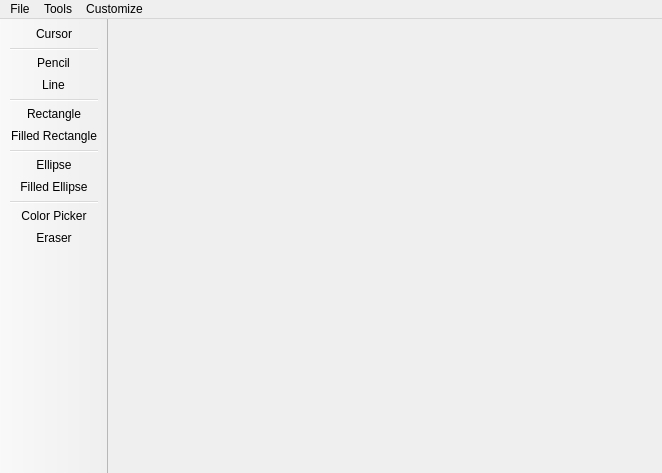
<?xml version="1.0" encoding="UTF-8"?>
<ui version="4.0">
 <class>MainWindow</class>
 <widget class="QMainWindow" name="MainWindow">
  <property name="geometry">
   <rect>
    <x>0</x>
    <y>0</y>
    <width>662</width>
    <height>473</height>
   </rect>
  </property>
  <property name="windowTitle">
   <string>MainWindow</string>
  </property>
  <widget class="QWidget" name="centralWidget">
   <layout class="QVBoxLayout" name="verticalLayout"/>
  </widget>
  <widget class="QMenuBar" name="menuBar">
   <property name="geometry">
    <rect>
     <x>0</x>
     <y>0</y>
     <width>662</width>
     <height>23</height>
    </rect>
   </property>
   <widget class="QMenu" name="menuFile">
    <property name="title">
     <string>File</string>
    </property>
    <addaction name="actionNew"/>
    <addaction name="actionOpen"/>
    <addaction name="separator"/>
    <addaction name="actionSave"/>
    <addaction name="actionSave_As"/>
   </widget>
   <widget class="QMenu" name="menuTools">
    <property name="title">
     <string>Tools</string>
    </property>
    <addaction name="actionCursor"/>
    <addaction name="separator"/>
    <addaction name="actionPencil"/>
    <addaction name="actionLine"/>
    <addaction name="separator"/>
    <addaction name="actionRectangle"/>
    <addaction name="actionFilled_Rectangle"/>
    <addaction name="separator"/>
    <addaction name="actionEllipse"/>
    <addaction name="actionFilled_Ellipse"/>
   </widget>
   <widget class="QMenu" name="menuCustomize">
    <property name="title">
     <string>Customize</string>
    </property>
    <addaction name="actionColor_Picker"/>
    <addaction name="actionEraser"/>
   </widget>
   <addaction name="menuFile"/>
   <addaction name="menuTools"/>
   <addaction name="menuCustomize"/>
  </widget>
  <widget class="QToolBar" name="mainToolBar">
   <property name="movable">
    <bool>false</bool>
   </property>
   <property name="iconSize">
    <size>
     <width>32</width>
     <height>32</height>
    </size>
   </property>
   <attribute name="toolBarArea">
    <enum>LeftToolBarArea</enum>
   </attribute>
   <attribute name="toolBarBreak">
    <bool>false</bool>
   </attribute>
   <addaction name="actionCursor"/>
   <addaction name="separator"/>
   <addaction name="actionPencil"/>
   <addaction name="actionLine"/>
   <addaction name="separator"/>
   <addaction name="actionRectangle"/>
   <addaction name="actionFilled_Rectangle"/>
   <addaction name="separator"/>
   <addaction name="actionEllipse"/>
   <addaction name="actionFilled_Ellipse"/>
   <addaction name="separator"/>
   <addaction name="actionColor_Picker"/>
   <addaction name="actionEraser"/>
  </widget>
  <action name="actionOpen">
   <property name="icon">
    <iconset resource="icons/icons.qrc">
     <normaloff>:/icons/Add File-48.png</normaloff>:/icons/Add File-48.png</iconset>
   </property>
   <property name="text">
    <string>Open</string>
   </property>
  </action>
  <action name="actionNew">
   <property name="icon">
    <iconset resource="icons/icons.qrc">
     <normaloff>:/icons/Create New-48.png</normaloff>:/icons/Create New-48.png</iconset>
   </property>
   <property name="text">
    <string>New</string>
   </property>
  </action>
  <action name="actionSave">
   <property name="icon">
    <iconset resource="icons/icons.qrc">
     <normaloff>:/icons/Save-48.png</normaloff>:/icons/Save-48.png</iconset>
   </property>
   <property name="text">
    <string>Save</string>
   </property>
  </action>
  <action name="actionSave_As">
   <property name="icon">
    <iconset resource="icons/icons.qrc">
     <normaloff>:/icons/Save as-48.png</normaloff>:/icons/Save as-48.png</iconset>
   </property>
   <property name="text">
    <string>Save As</string>
   </property>
  </action>
  <action name="actionPencil">
   <property name="icon">
    <iconset resource="icons/icons.qrc">
     <normaloff>:/icons/Pencil-48.png</normaloff>:/icons/Pencil-48.png</iconset>
   </property>
   <property name="text">
    <string>Pencil</string>
   </property>
  </action>
  <action name="actionRectangle">
   <property name="icon">
    <iconset resource="icons/icons.qrc">
     <normaloff>:/icons/Rectangle Stroked-48.png</normaloff>:/icons/Rectangle Stroked-48.png</iconset>
   </property>
   <property name="text">
    <string>Rectangle</string>
   </property>
  </action>
  <action name="actionLine">
   <property name="icon">
    <iconset resource="icons/icons.qrc">
     <normaloff>:/icons/Line-48.png</normaloff>:/icons/Line-48.png</iconset>
   </property>
   <property name="text">
    <string>Line</string>
   </property>
  </action>
  <action name="actionEllipse">
   <property name="icon">
    <iconset resource="icons/icons.qrc">
     <normaloff>:/icons/Ellipse Stroked-48.png</normaloff>:/icons/Ellipse Stroked-48.png</iconset>
   </property>
   <property name="text">
    <string>Ellipse</string>
   </property>
  </action>
  <action name="actionFilled_Rectangle">
   <property name="icon">
    <iconset resource="icons/icons.qrc">
     <normaloff>:/icons/Rectangle-48.png</normaloff>:/icons/Rectangle-48.png</iconset>
   </property>
   <property name="text">
    <string>Filled Rectangle</string>
   </property>
  </action>
  <action name="actionFilled_Ellipse">
   <property name="icon">
    <iconset resource="icons/icons.qrc">
     <normaloff>:/icons/Ellipse-48.png</normaloff>:/icons/Ellipse-48.png</iconset>
   </property>
   <property name="text">
    <string>Filled Ellipse</string>
   </property>
  </action>
  <action name="actionColor_Picker">
   <property name="icon">
    <iconset resource="icons/icons.qrc">
     <normaloff>:/icons/Color Dropper-48.png</normaloff>:/icons/Color Dropper-48.png</iconset>
   </property>
   <property name="text">
    <string>Color Picker</string>
   </property>
  </action>
  <action name="actionEraser">
   <property name="icon">
    <iconset resource="icons/icons.qrc">
     <normaloff>:/icons/Delete-48.png</normaloff>:/icons/Delete-48.png</iconset>
   </property>
   <property name="text">
    <string>Eraser</string>
   </property>
  </action>
  <action name="actionCursor">
   <property name="icon">
    <iconset resource="icons/icons.qrc">
     <normaloff>:/icons/Cursor-48.png</normaloff>:/icons/Cursor-48.png</iconset>
   </property>
   <property name="text">
    <string>Cursor</string>
   </property>
  </action>
 </widget>
 <layoutdefault spacing="6" margin="11"/>
 <resources>
  <include location="icons/icons.qrc"/>
 </resources>
 <connections/>
</ui>
